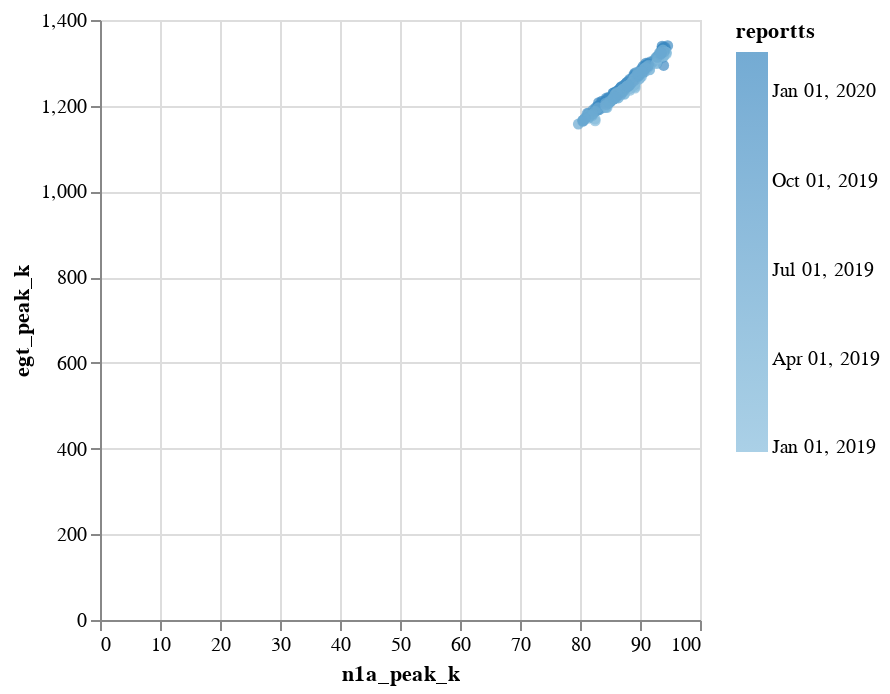

The cell this chart's notebook holds for it:
### Code cell
import altair as alt

pos2 = data.query("prv == 0")[:500] # purple

alt.Chart(pos2).mark_circle(size=30).encode(
  x='n1a_peak_k',
  y='egt_peak_k',
  color='reportts',
  tooltip=['acnum', 'pos', 'reportts', 'prv', 'wai', 'nai']
).interactive()

### Figure 1 — Vega-Lite specification as saved in the notebook (floating-point values rounded to 4 significant figures; data arrays with more than 128 entries replaced by an {"elided": "..."} marker saying what was removed)
{"config": {"view": {"continuousWidth": 300, "continuousHeight": 300}}, "data": {"name": "data-c6a8d9f84252b25d89b5676723b7f70d"}, "mark": {"type": "circle", "size": 30}, "encoding": {"color": {"field": "reportts", "type": "temporal"}, "tooltip": [{"field": "acnum", "type": "nominal"}, {"field": "pos", "type": "quantitative"}, {"field": "reportts", "type": "temporal"}, {"field": "prv", "type": "quantitative"}, {"field": "wai", "type": "quantitative"}, {"field": "nai", "type": "quantitative"}], "x": {"field": "n1a_peak_k", "type": "quantitative"}, "y": {"field": "egt_peak_k", "type": "quantitative"}}, "params": [{"name": "param_2", "select": {"type": "interval", "encodings": ["x", "y"]}, "bind": "scales"}], "$schema": "https://vega.github.io/schema/vega-lite/v5.16.3.json", "datasets": {"data-c6a8d9f84252b25d89b5676723b7f70d": {"elided": "500 records"}}}
